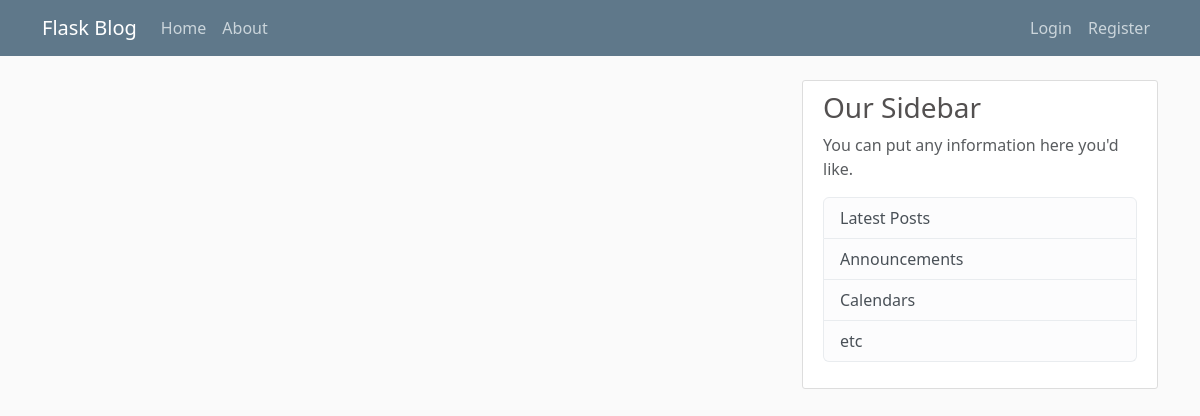
Page /home on the earlier database version.
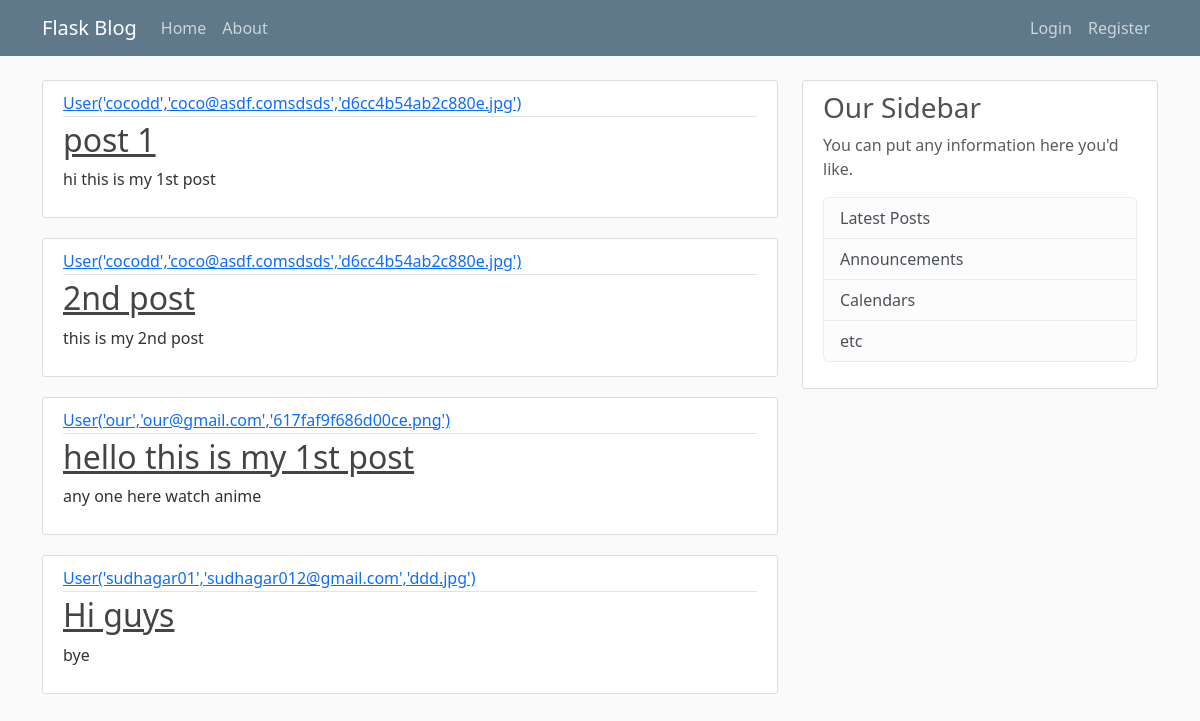
Same page on the later database version.
### webPage/module.py (models this page shows, shortened)
class Post(db.Model):
    id = db.Column(db.Integer,primary_key = True)
    title = db.Column(db.String(100),nullable = False)
    date_post = db.Column(db.DateTime, nullable=False, default =datetime.utcnow)
    content = db.Column(db.Text,nullable = False)
    user_id = db.Column(db.Integer,db.ForeignKey('user.id'),nullable=False)

class User(db.Model, UserMixin):
    id = db.Column(db.Integer,primary_key = True)
    username = db.Column(db.String(20),unique = True, nullable = False)
    email = db.Column(db.String(120),unique = True, nullable = False)
    image_file = db.Column(db.String(20), nullable = False, default = 'ddd.jpg')
    password = db.Column(db.String(60),nullable =False )
    posts = db.relationship('Post', backref='author', lazy = True)
    def __repr__(self):
        return f"User('{self.username}','{self.email}','{self.image_file}')"

### webPage/routes.py (the view)
@app.route("/")
@app.route("/home")
def hello():
    posts = Post.query.all()
    return render_template('hello.html',posts=posts)

### webPage/templates/hello.html (shortened to what this page needs)
{% extends "layout.html"%}
    {% block content %}
    {% for post in posts%}
            <article class="media content-section">
                <div class="media-body">
                    <div class="article-metadata">
                    <a class="mr-2" href="#">{{ post.author }}</a>
                    </div>
                    <h2><a class="article-title" href="#">{{ post.title }}</a></h2>
                    <p class="article-content">{{ post.content }}</p>
                </div>
            </article>
        {%endfor%}
    {% endblock content %}

### webPage/templates/layout.html (shortened to what this page needs)
<!DOCTYPE html>
<html lang="en">
<head>
    <link href="https://cdn.jsdelivr.net/npm/bootstrap@5.3.8/dist/css/bootstrap.min.css" rel="stylesheet">
    <link rel="stylesheet" type="text/css" href="{{ url_for('static', filename='main.css') }}">
</head>
<body>
        <header class="site-header">
        <nav class="navbar navbar-expand-md navbar-dark bg-steel fixed-top">
            <div class="container">
            <a class="navbar-brand mr-4" href="{{ url_for('hello')}}">Flask Blog</a>
            <div class="collapse navbar-collapse" id="navbarToggle">
                <div class="navbar-nav mr-auto">
                <a class="nav-item nav-link" href="{{ url_for('hello')}}">Home</a>
                <a class="nav-item nav-link" href="{{ url_for('about')}}">About</a>
            </div>
                <div class="navbar-nav" id="dom">
                    {% if current_user.is_authenticated %}
                         <a class="nav-item nav-link" href="{{ url_for('new_post')}}">New Post</a>
                        <a class="nav-item nav-link" href="{{ url_for('account')}}">Account</a>
                       <a class="nav-item nav-link" href="{{ url_for('logout')}}">logout</a>
                    {% else %}
                            <a class="nav-item nav-link" href="{{ url_for('login')}}">Login</a>
                            <a class="nav-item nav-link" href="{{ url_for('register')}}">Register</a>
                    {% endif%}
                </div>
            </div>
            </div>
        </nav>
        </header>
    <main role="main" class="container">
    <div class="row">
        <div class="col-md-8">
        {% block content %} {% endblock %}
        </div>
        <div class="col-md-4">
        <div class="content-section">
            <h3>Our Sidebar</h3>
            <p class='text-muted'>You can put any information here you'd like.
            <ul class="list-group">
                <li class="list-group-item list-group-item-light">Latest Posts</li>
                <li class="list-group-item list-group-item-light">Announcements</li>
                <li class="list-group-item list-group-item-light">Calendars</li>
                <li class="list-group-item list-group-item-light">etc</li>
            </ul>
            </p>
        </div>
        </div>
    </div>
    </main>
</body>
</html>

### webPage/static/main.css (style rules this page uses)
body { background: #fafafa; color: #333333; margin-top: 5rem; }
h1, h2, h3, h4, h5, h6 { color: #535050; }
.bg-steel { background-color: #5f788a; }
.site-header .navbar-nav .nav-link { color: #cbd5db; }
.content-section { background: #ffffff; padding: 10px 20px; border: 1px solid #dddddd; border-radius: 3px; margin-bottom: 20px; }
.article-title { color: #444444; }
.article-content { white-space: pre-line; }
.article-metadata { padding-bottom: 1px; margin-bottom: 4px; border-bottom: 1px solid #e3e3e3 }
#dom { margin-left: auto; }

Differences in the rows shown:
added Post: author "User('cocodd','coco@asdf.comsdsds','d6cc4b54ab2c880e.jpg')", title "post 1", content "hi this is my 1st post"
added Post: author "User('cocodd','coco@asdf.comsdsds','d6cc4b54ab2c880e.jpg')", title "2nd post", content "this is my 2nd post"
added Post: author "User('our','our@gmail.com','617faf9f686d00ce.png')", title "hello this is my 1st post", content "any one here watch anime"
added Post: author "User('sudhagar01','sudhagar012@gmail.com','ddd.jpg')", title "Hi guys", content "bye"
